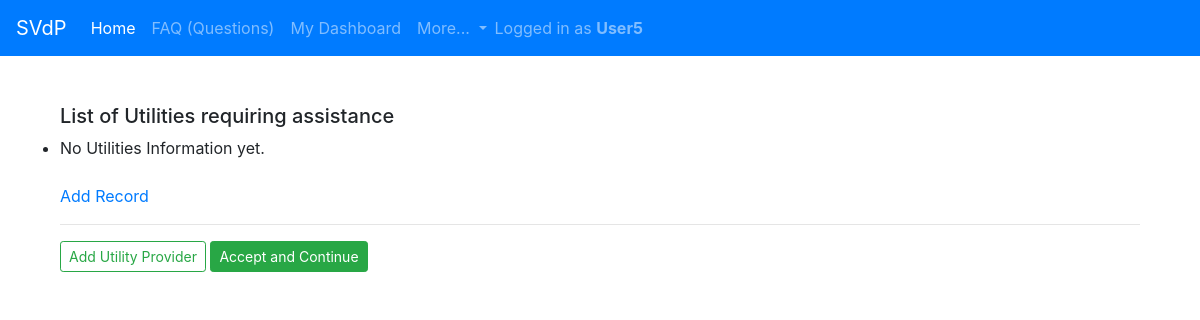
The app's page /utils_list/ (signed in), older data.
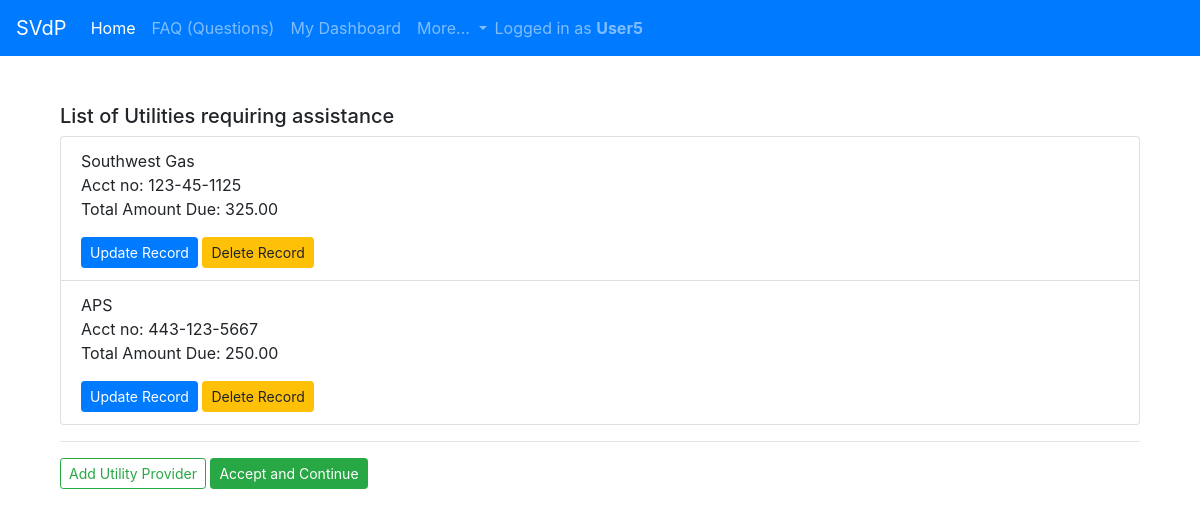
The same page, newer data.
### home/models.py (models this page shows, shortened)
class Utilities(models.Model):
        UTILITY_TYPE = [('water','Water'), ('electric', 'Electric'), ('gas', 'Gas')]
        UTILITY_PROVIDER = [('SRP', 'SRP'), ('APS', 'APS'), ('Southwest Gas', 'Southwest Gas'), ('City of Phoenix', 'City of Phoenix'), ('City of Mesa', 'City of Mesa'),
                            ('City of Peoria', 'City of Peoria'), ('City of Tempe', 'City of Tempe'), ('City of Glendale', 'City of Glendale'), ('City of Chandler', 'City of Chandler'),
                            ('City of Goodyear', 'City of Goodyear'), ('City of Buckeye', 'City of Buckeye'), ('City of Scottsdale', 'City of Scottsdale'), ('Epcor', 'Epcor'), ('Liberty', 'Liberty')
                            ]
        contact = models.ForeignKey(Contact, on_delete=models.CASCADE)
        username = models.ForeignKey(User, on_delete=models.CASCADE)
        utility_provider = models.CharField(max_length=100, choices=UTILITY_PROVIDER)
        utility_type = models.CharField(max_length=100, choices=UTILITY_TYPE)
        account_no = models.CharField(max_length=200)
        name_on_acct = models.CharField(max_length=200)
        total_amount_due = models.DecimalField(default=0.00, max_digits=6, decimal_places=2)
        payment_due_date = models.DateField(auto_now_add=True)

### home/views.py (the view)
# urls.py: path('utils_list/', login_required(UtilitiesModelList.as_view()), name = 'utils_list'),
class UtilitiesModelList(OwnObjectsMixin, ListView):
    model = Utilities

### home/views.py (called while the page is built)
     def get_queryset(self):
         username = self.request.user
         return super(OwnObjectsMixin, self).get_queryset().filter(username=username)

### home/templates/home/utilities_list.html (shortened to what this page needs)
{% extends "base.html" %}
{% load static %}
{% block content %}
<div class="container">
<br><br>
<h5>List of Utilities requiring assistance</h5>
<ul class="list-group">
    {% for object in object_list %}
      <li class="list-group-item">
         <p>{{ object.utility_provider }}<br>
             Acct no: {{ object.account_no }}<br>
             Total Amount Due: {{ object.total_amount_due}} </p>
      <a class="btn btn-primary btn-sm" role="button" href="/home/utils_update/{{ object.id }}/">Update Record</a>
      <a class="btn btn-warning btn-sm" role="button"  href="/home/utils_delete/{{ object.id }}/">Delete Record</a>
      </li>
    {% empty %}
      <li>No Utilities Information yet.</li>
      <br><a href="../">Add Record</a>
    {% endfor %}
</ul>
    <hr>
    <a class="btn btn-outline-success btn-sm" role="button" href="../../home/utils_create">Add Utility Provider</a>
    <a class="btn btn-success btn-sm"  href="/home/startapp/">Accept and Continue</a>
</div>
{% endblock %}

Row changes from the older to the newer data that the page shows:
added Utilities: utility_provider "Southwest Gas", account_no "123-45-1125", total_amount_due "325.00"
added Utilities: utility_provider "APS", account_no "443-123-5667", total_amount_due "250.00"
Text that changed along with them:
text no longer shown: "No Utilities Information yet. Add Record"
